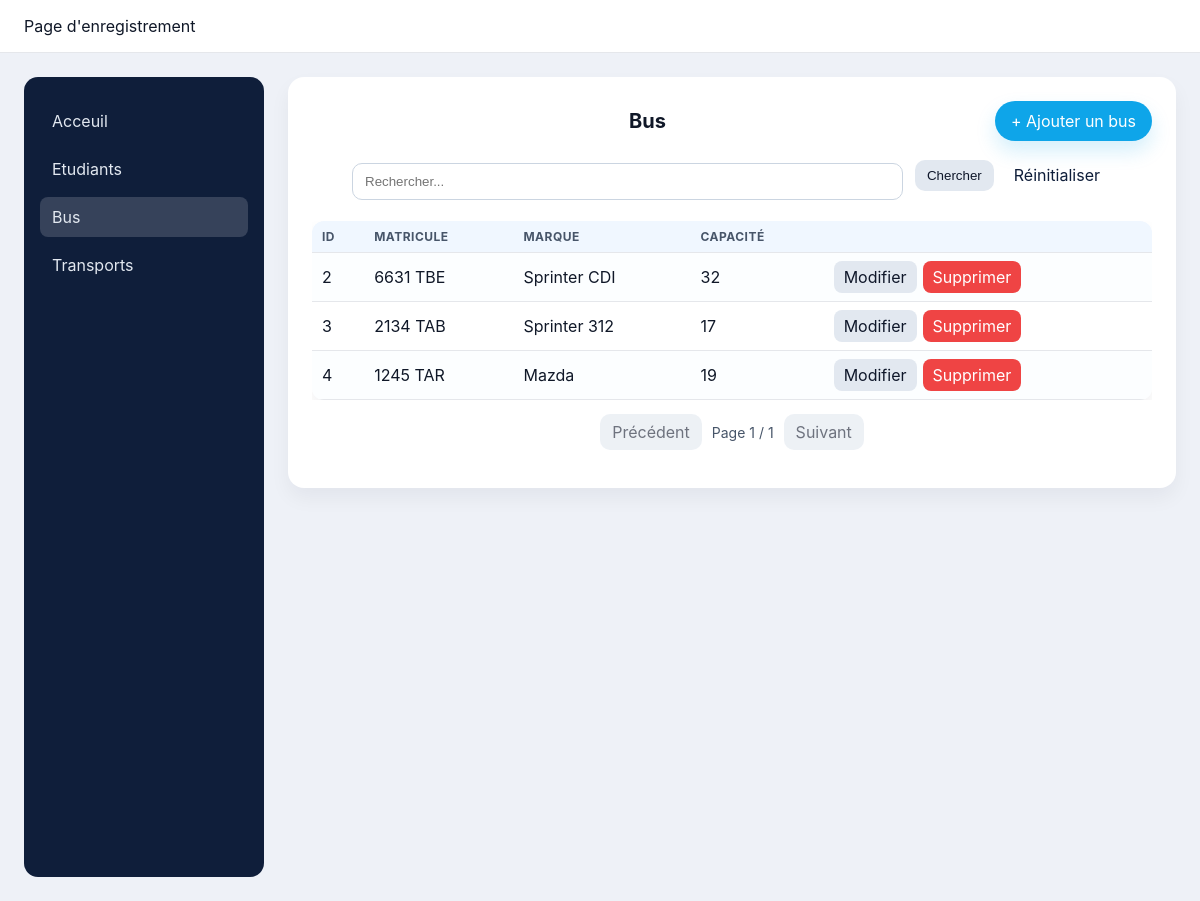
/bus/, run on the app's committed database.
### trans/models.py (models this page shows)
class Bus(models.Model):
    idBus = models.CharField(max_length=20, primary_key=True)
    matrV = models.CharField(max_length=20)
    marque = models.CharField(max_length=50)
    capacite = models.IntegerField()

### trans/views.py (the view)
# urls.py: path('bus/', views.bus_list, name='bus_list'),
def bus_list(request):
    q = (request.GET.get('q') or '').strip()
    items = Bus.objects.all()
    if q:
        items = items.filter(
            Q(idBus__icontains=q) |
            Q(matrV__icontains=q) |
            Q(marque__icontains=q)
        )
    items = items.order_by('idBus')
    paginator = Paginator(items, 7)
    page_number = request.GET.get('page')
    page_obj = paginator.get_page(page_number)
    return render(request, 'bus/list.html', { 'items': page_obj.object_list, 'page_obj': page_obj, 'q': q })

### trans/templates/bus/list.html (shortened to what this page needs)
{% extends 'layout/base.html' %}
{% block content %}
<div class="container">
  <div class="page-header">
    <div class="page-title">Bus</div>
    <div class="actions">
      <a class="btn-bus btn-pill" href="{% url 'bus_create' %}">+ Ajouter un bus</a>
    </div>
  </div>
  <form method="get" class="page-header" style="margin-top:0">
    <input type="text" name="q" placeholder="Rechercher..." value="{{ q }}">
    <div class="actions">
      <button class="btn-secondary" type="submit">Chercher</button>
      <a class="btn-outline" href="{% url 'bus_list' %}">Réinitialiser</a>
    </div>
  </form>
  <div class="responsive-table">
    <table class="table table-striped table-hover table-compact">
      <thead>
        <tr>
          <th>ID</th>
          <th>Matricule</th>
          <th>Marque</th>
          <th>Capacité</th>
          <th></th>
        </tr>
      </thead>
      <tbody>
      {% for b in items %}
        <tr>
          <td>{{ b.idBus }}</td>
          <td>{{ b.matrV }}</td>
          <td>{{ b.marque }}</td>
          <td>{{ b.capacite }}</td>
          <td>
            <span class="table-actions">
              <a class="btn-edit btn-sm btn-pill" href="{% url 'bus_update' b.idBus %}">Modifier</a>
              <a class="btn-delete btn-sm btn-pill" href="{% url 'bus_delete' b.idBus %}">Supprimer</a>
            </span>
          </td>
        </tr>
      {% empty %}
        <tr><td colspan="5">Aucun enregistrement</td></tr>
      {% endfor %}
      </tbody>
    </table>
  </div>
  {% if page_obj %}
  <div class="pagination">
    {% if page_obj.has_previous %}
      <a class="page-link" href="?q={{ q }}&page={{ page_obj.previous_page_number }}">Précédent</a>
    {% else %}
      <span class="page-link disabled">Précédent</span>
    {% endif %}
    <span class="page-info">Page {{ page_obj.number }} / {{ page_obj.paginator.num_pages }}</span>
    {% if page_obj.has_next %}
      <a class="page-link" href="?q={{ q }}&page={{ page_obj.next_page_number }}">Suivant</a>
    {% else %}
      <span class="page-link disabled">Suivant</span>
    {% endif %}
  </div>
  {% endif %}
</div>
{% endblock %}

### static/css/style.css (style rules this page uses)
:root { --primary: #0f1e3a; --primary-600: #122757; --muted: #475569; --bg: #eef1f7; --surface: #ffffff; --ring: #cbd5e1; --radius: 12px; }
* { box-sizing: border-box; }
html, body { height: 100%; }
body { font-family: Inter, Arial, sans-serif; margin: 0; background: var(--bg); color: #101828; }
.btn-secondary { background: #e2e8f0; color: #0f172a; padding: 8px 12px; border-radius: 10px; text-decoration: none; display: inline-flex; align-items: center; gap: 8px; }
.btn-bus { background: #0ea5e9; color: #fff; padding: 10px 16px; border-radius: 10px; text-decoration: none; display: inline-flex; align-items: center; gap: 8px; box-shadow: 0 10px 20px rgba(14, 165, 233, 0.18); transition: transform 0.08s ease, box-shadow 0.2s ease, background 0.2s ease; }
.btn-edit { background: #e2e8f0; color: #0f172a; padding: 8px 12px; border-radius: 10px; text-decoration: none; display: inline-flex; align-items: center; gap: 6px; }
.btn-delete { background: #ef4444; color: #fff; padding: 8px 12px; border-radius: 10px; text-decoration: none; display: inline-flex; align-items: center; gap: 6px; }
.btn-pill { border-radius: 9999px; }
.btn-outline { background: transparent; color: var(--primary); padding: 8px 12px; border-radius: 10px; border: 1px solid var(--primary); text-decoration: none; display: inline-flex; align-items: center; gap: 8px; }
.btn-sm { padding: 6px 10px; border-radius: 8px; }
table { width: 100%; border-collapse: collapse; background: var(--surface); }
th, td { padding: 10px 12px; border-bottom: 1px solid #e5e7eb; text-align: left; }
thead th { font-size: 12px; color: #475569; text-transform: uppercase; letter-spacing: 0.04em; }
.table { border-radius: 12px; overflow: hidden; box-shadow: 0 8px 16px rgba(16, 24, 40, 0.06); }
.table thead th { background: #f0f7ff; position: sticky; top: 0; z-index: 1; }
.table-striped tbody tr:nth-child(odd) { background: #fcfeff; }
.table-compact th, .table-compact td { padding: 8px 10px; }
.table-actions { display: inline-flex; gap: 6px; }
form { max-width: 760px; margin: 0 auto; }
form div { margin-bottom: 12px; display: flex; align-items: center; gap: 12px; }
input, select { flex: 1; padding: 10px 12px; border: 1px solid var(--ring); border-radius: 10px; outline: none; transition: box-shadow 0.15s ease, border-color 0.15s ease; }
button, .btn-primary, .btn-secondary, .btn-danger, .btn-outline { cursor: pointer; border: none; }
.ripple { position: relative; overflow: hidden; }
.ripple:after { content: ""; position: absolute; inset: 0; background: radial-gradient(circle at var(--x) var(--y), rgba(255, 255, 255, 0.35), rgba(255, 255, 255, 0) 50%); opacity: 0; transition: opacity 0.6s ease; }
.pagination { display: flex; align-items: center; justify-content: center; gap: 10px; padding: 14px 0; }
.page-link { background: #e2e8f0; color: #0f172a; padding: 8px 12px; border-radius: 10px; text-decoration: none; display: inline-flex; align-items: center; gap: 8px; }
.page-link.disabled { opacity: 0.6; pointer-events: none; }
.page-info { color: #475569; font-size: 14px; }
.container { width: 100%; }
.page-header { display: flex; justify-content: space-between; align-items: center; gap: 12px; margin-bottom: 16px; }
.page-title { font-size: 20px; font-weight: 700; text-align: center; flex: 1; }
.actions { display: flex; gap: 8px; }
.responsive-table { width: 100%; overflow-x: auto; }

### data on the page
Bus: idBus "2", matrV "6631 TBE", marque "Sprinter CDI", capacite "32"
Bus: idBus "3", matrV "2134 TAB", marque "Sprinter 312", capacite "17"
Bus: idBus "4", matrV "1245 TAR", marque "Mazda", capacite "19"

### other printed values
{{ page_obj.number }} "1"
{{ page_obj.paginator.num_pages }} "1"
